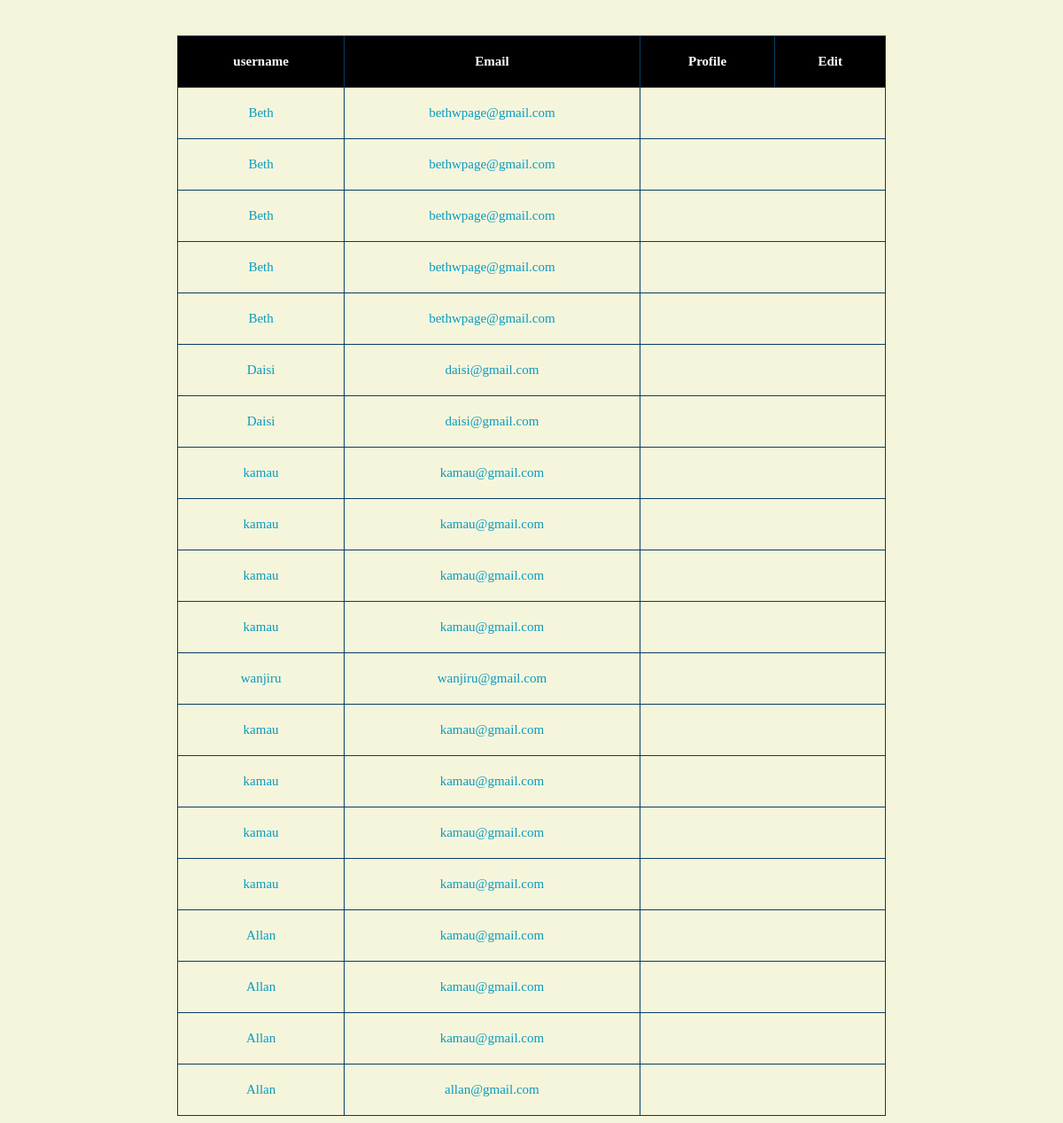
Screenshot of /view/ with the database file from the repository.
### employee/models.py (models this page shows)
class Employee(models.Model):
    username = models.CharField(max_length=200, null=True)
    password= models.CharField(max_length=50, null=True)
    email = models.EmailField(max_length=50, null=True)

### employee/views.py (the view)
# urls.py: path("view/", employee_list, name="employee_list"),
def employee_list(request):
    employees= Employee.objects.all()
    return render(request, "employee_list.html", {"employees":employees})

### employee/templates/employee_list.html (shortened to what this page needs)
<!DOCTYPE html>
<html lang="en">
<!DOCTYPE html>
<html lang="en">
<head>
</head>
<body>
    <table>
        <tr>
            <th>username</th>
            <th>Email</th>
            <th>Profile</th>
            <th>Edit</th>
        </tr>
        {% for employee in employees %}
        <tr>
            <td>{{employee.username}}</td>
            <td>{{employee.email}}</td>
        </tr>
        {%endfor%}
    </table>
</body>
</html>

### employee/templates/employee_list.html (style rules this page uses)
tr { color: blue; }
td { color: black; }
body { background-color: beige; }
table { width: 800px; margin: auto; text-align: center; table-layout: auto; }
table, tr, th, td { padding: 20px; color: rgb(10, 154, 190); border: 1px solid rgb(6, 61, 99); border-collapse: collapse; font-size: 15px; background: linear-gradient(top, rgb(130, 238, 229) 0%, rgb(145, 241, 212) 100%); text-align: center; margin-top: 40px; }
th { background-color: black; color: white; }

### rows the page displays
Employee: username "Beth", email "bethwpage@gmail.com"
Employee: username "Beth", email "bethwpage@gmail.com"
Employee: username "Beth", email "bethwpage@gmail.com"
Employee: username "Beth", email "bethwpage@gmail.com"
Employee: username "Beth", email "bethwpage@gmail.com"
Employee: username "Daisi", email "daisi@gmail.com"
Employee: username "Daisi", email "daisi@gmail.com"
Employee: username "kamau", email "kamau@gmail.com"
Employee: username "kamau", email "kamau@gmail.com"
Employee: username "kamau", email "kamau@gmail.com"
Employee: username "kamau", email "kamau@gmail.com"
Employee: username "wanjiru", email "wanjiru@gmail.com"
Employee: username "kamau", email "kamau@gmail.com"
Employee: username "kamau", email "kamau@gmail.com"
Employee: username "kamau", email "kamau@gmail.com"
Employee: username "kamau", email "kamau@gmail.com"
Employee: username "Allan", email "kamau@gmail.com"
Employee: username "Allan", email "kamau@gmail.com"
Employee: username "Allan", email "kamau@gmail.com"
Employee: username "Allan", email "allan@gmail.com"
